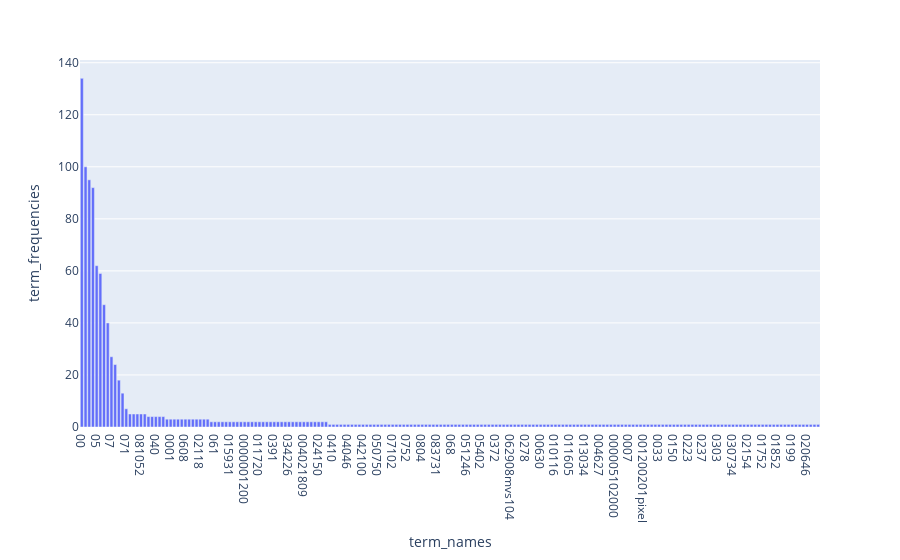

Notebook cell for this chart:
### Markdown cell above
### >>> **Exercise 15 (take home):**

### Code cell
import powerlaw
len(term_frequencies[:200])
# create a new dataframe, and put the feature_names and frequencies into it
feature = list(zip(count_vect.get_feature_names()[:200],term_frequencies[:200]))
df6 = pd.DataFrame(feature, columns=['term_names', 'term_frequencies'])

# sort the frequncies and print the result 
df6.sort_values(by=["term_frequencies"], ascending=False, inplace=True)
px.bar(df6[:200], x="term_names", y="term_frequencies")

### Figure 1 — Plotly figure (JSON) as saved in the notebook; plotly's stock layout.template omitted (floating-point values rounded to 4 significant figures; data arrays with more than 128 entries replaced by an {"elided": "..."} marker saying what was removed)
{"data": [{"alignmentgroup": "True", "hovertemplate": "term_names=%{x}<br>term_frequencies=%{y}<extra></extra>", "legendgroup": "", "marker": {"color": "#636efa", "pattern": {"shape": ""}}, "name": "", "offsetgroup": "", "orientation": "v", "showlegend": false, "textposition": "auto", "type": "bar", "x": {"elided": "200 str values"}, "xaxis": "x", "y": {"elided": "200 int values"}, "yaxis": "y"}], "layout": {"barmode": "relative", "legend": {"tracegroupgap": 0}, "margin": {"t": 60}, "xaxis": {"anchor": "y", "domain": [0, 1], "title": {"text": "term_names"}}, "yaxis": {"anchor": "x", "domain": [0, 1], "title": {"text": "term_frequencies"}}}}
